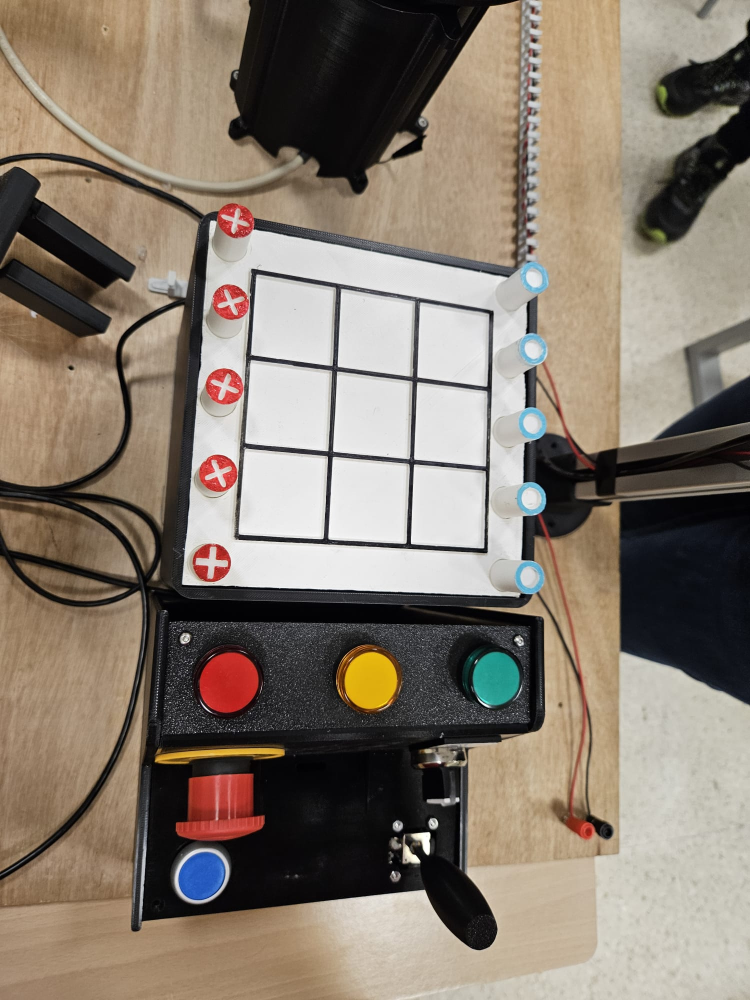
#> input picture images/image (1).jpeg, 1500 x 2000 px, given in place of the camera (shown at 1/2 size)
$ python tictactoe_camera.py
#> lines starting #> are read from the running program, lines starting #| are printed output that depends on the picture; after the words box and inside, x2 and y2 are one past the last pixel; in counts of white or black regions, pixels touching at a corner belong together
#> in run_camera_detection, frame is the input picture: shape (2000, 1500, 3); mean B, G, R 110.5, 123.4, 135.2
"""
Tres en Raya — Detección con Cámara en Vivo
============================================
Captura fotos desde la cámara del ordenador y detecta el estado del tablero.

Uso:
    python tictactoe_camera.py
    python tictactoe_camera.py --camera 0      # seleccionar cámara específica
    python tictactoe_camera.py --debug         # modo debug
    python tictactoe_camera.py --visualize     # guardar imágenes anotadas

Controles:
    ESPACIO  - Capturar foto y analizar tablero
    Q        - Salir
    S        - Guardar última captura
    C        - Limpiar resultado mostrado

Dependencias:
    pip install opencv-python numpy
"""

import cv2
import numpy as np
import argparse
import sys
import time
from pathlib import Path
from datetime import datetime

# Importar la función de análisis del módulo principal
from tictactoe_vision_v3 import analyze, board_to_string


# ──────────────────────────────────────────────────────────────────────────────
# UTILIDADES DE VISUALIZACIÓN
# ──────────────────────────────────────────────────────────────────────────────

# [76 lines left out: function draw_result_overlay, not called in this run]


def draw_instructions(frame):
    """
    Dibuja las instrucciones de uso en la parte inferior del frame.
    """
    h, w = frame.shape[:2]
    instructions = [
        "ESPACIO: Capturar y analizar",
        "S: Guardar captura",
        "C: Limpiar resultado",
        "Q: Salir"
    ]

    y_start = h - 120
    cv2.rectangle(frame, (10, y_start - 10), (w - 10, h - 10), (0, 0, 0), -1)
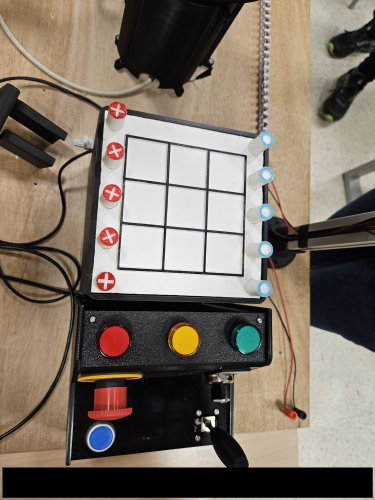
#> frame: shape (2000, 1500, 3) (shown at 1/4 size); mean B, G, R 101.9, 113.5, 124.3

    for i, text in enumerate(instructions):
        y = y_start + i * 25
        cv2.putText(frame, text, (20, y),
                    cv2.FONT_HERSHEY_SIMPLEX, 0.5, (255, 255, 255), 1)
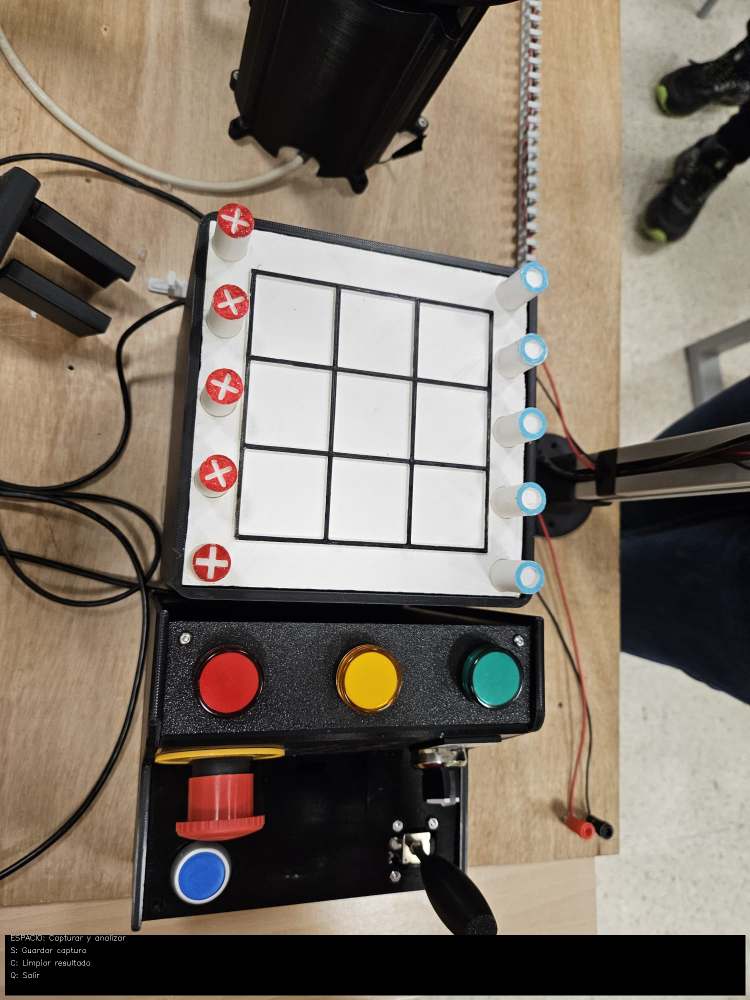
#> frame: shape (2000, 1500, 3) (shown at 1/2 size); 0.04% of pixels changed, all inside (x1, y1, x2, y2) = (22, 1869, 251, 1957)

    return frame


# ──────────────────────────────────────────────────────────────────────────────
# APLICACIÓN PRINCIPAL
# ──────────────────────────────────────────────────────────────────────────────

def run_camera_detection(camera_id=0, debug=False, visualize=False):
    """
    Ejecuta la aplicación de detección con cámara en vivo.
    """
    # Abrir cámara
    cap = cv2.VideoCapture(camera_id)

    if not cap.isOpened():
        print(f"[ERROR] No se puede abrir la cámara {camera_id}", file=sys.stderr)
        sys.exit(1)

    # Configurar resolución (opcional)
    cap.set(cv2.CAP_PROP_FRAME_WIDTH, 1280)
    cap.set(cv2.CAP_PROP_FRAME_HEIGHT, 720)

    print(f"[INFO] Cámara {camera_id} abierta correctamente")
    print("[INFO] Presiona ESPACIO para capturar y analizar")
    print("[INFO] Presiona Q para salir")

    window_name = "Tic Tac Toe - Detección con Cámara"
    cv2.namedWindow(window_name, cv2.WINDOW_NORMAL)

    last_result = None
    last_capture = None
    capture_count = 0

    while True:
        ret, frame = cap.read()

        if not ret:
            print("[ERROR] No se puede leer el frame de la cámara")
            break

        # Crear copia para mostrar
        display_frame = frame.copy()

        # Si hay un resultado previo, dibujarlo
        if last_result is not None:
            display_frame = draw_result_overlay(display_frame, last_result)

        # Dibujar instrucciones
        display_frame = draw_instructions(display_frame)

        # Mostrar frame
        cv2.imshow(window_name, display_frame)

        # Procesar teclas
        key = cv2.waitKey(1) & 0xFF
#> (key q is pressed here)

        if key == ord('q') or key == ord('Q'):
            # Salir
            print("[INFO] Saliendo...")
            break

        elif key == ord(' '):
            # Capturar y analizar
            print("\n" + "=" * 60)
            print("[INFO] Capturando foto...")

            # Guardar captura temporal
            temp_path = f"_temp_capture_{int(time.time())}.jpg"
            cv2.imwrite(temp_path, frame)
            last_capture = temp_path
            capture_count += 1

            print(f"[INFO] Analizando captura #{capture_count}...")

            try:
                # Analizar la imagen
                result = analyze(temp_path, debug=debug, visualize=visualize)

                # Mostrar resultado en consola
                print("\n📸 RESULTADO DEL ANÁLISIS:")
                print(f"   Tablero encontrado: {result['board_found']}")

                if result['board_found']:
                    # Solo guardar el resultado si se detectó un tablero
                    last_result = result

                    print("\n   Tablero detectado:")
                    syms = {None: '.', 'X': 'X', 'O': 'O'}
                    for row in result['board']:
                        print("   " + " | ".join(syms[c] for c in row))

                    print(f"\n   String: {board_to_string(result['board'])}")
                else:
                    # No guardar resultado si no se detectó tablero
                    print("   ⚠️  No se pudo detectar el tablero en la imagen")
                    print("   💡 Asegúrate de que el tablero esté completamente visible")

            except Exception as e:
                print(f"[ERROR] Error al analizar: {e}")
                last_result = None

            print("=" * 60 + "\n")

        elif key == ord('s') or key == ord('S'):
            # Guardar última captura
            if last_capture:
                timestamp = datetime.now().strftime("%Y%m%d_%H%M%S")
                save_path = f"capture_{timestamp}.jpg"

                # Leer la captura temporal y guardarla con nombre permanente
                img = cv2.imread(last_capture)
                cv2.imwrite(save_path, img)

                print(f"[INFO] 💾 Captura guardada: {save_path}")
            else:
                print("[WARN] No hay ninguna captura para guardar")

        elif key == ord('c') or key == ord('C'):
            # Limpiar resultado
            last_result = None
            print("[INFO] Resultado limpiado")

    # Limpieza
    cap.release()
    cv2.destroyAllWindows()

    # Eliminar archivos temporales
    for temp_file in Path(".").glob("_temp_capture_*.jpg"):
        try:
            temp_file.unlink()
        except:
            pass

    print("[INFO] Aplicación cerrada")


# ──────────────────────────────────────────────────────────────────────────────
# CLI
# ──────────────────────────────────────────────────────────────────────────────

def main():
    parser = argparse.ArgumentParser(
        description="Detección de tablero de tres en raya con cámara en vivo")
    parser.add_argument("--camera", type=int, default=0,
                        help="ID de la cámara a usar (default: 0)")
    parser.add_argument("--debug", action="store_true",
                        help="Activar modo debug (guardar imágenes intermedias)")
    parser.add_argument("--visualize", action="store_true",
                        help="Guardar imágenes anotadas con resultados")
    args = parser.parse_args()

    run_camera_detection(args.camera, args.debug, args.visualize)


if __name__ == "__main__":
    main()

$ run again, on images/image (2).jpeg
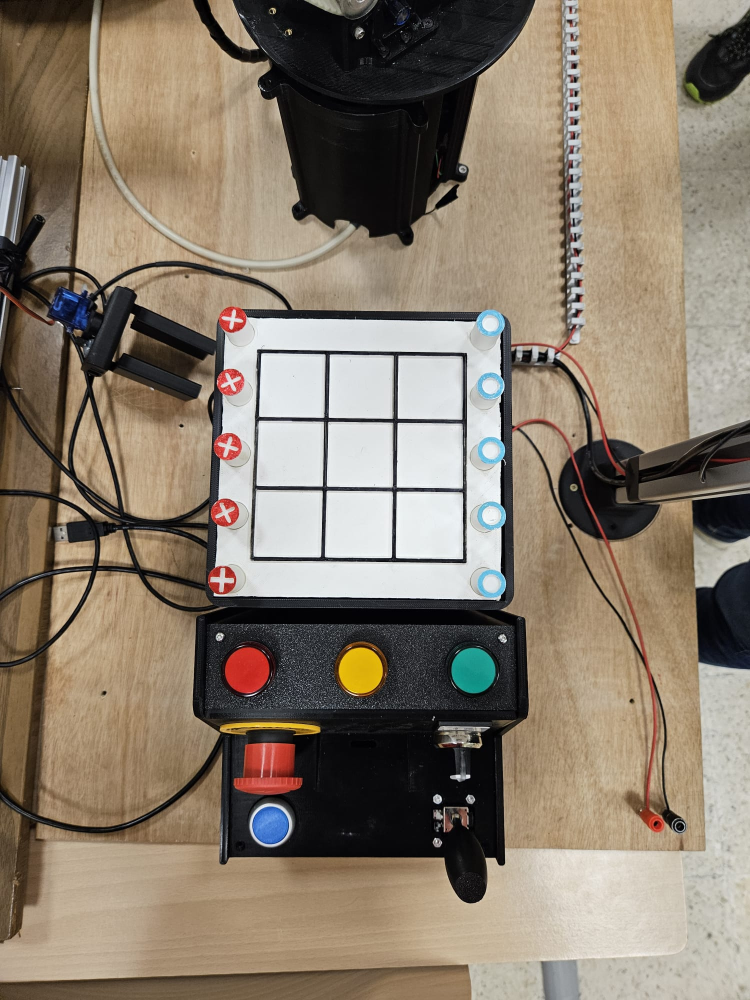
#> input picture images/image (2).jpeg, 1500 x 2000 px, given in place of the camera (shown at 1/2 size)
#> in run_camera_detection, frame is the input picture: shape (2000, 1500, 3); mean B, G, R 107.9, 123.8, 136.6
#> in draw_instructions, `cv2.rectangle(frame, (10, y_start - 10), (w - 10, h - 10), (0, 0, 0), ..`:
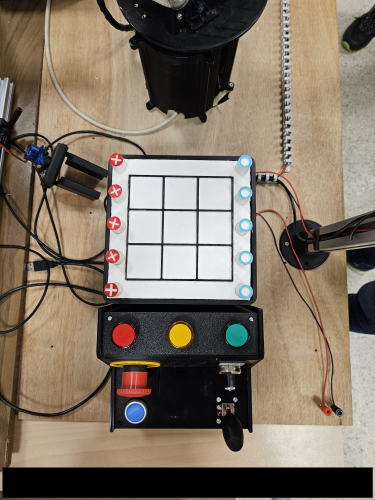
#> frame: shape (2000, 1500, 3) (shown at 1/4 size); mean B, G, R 100, 114.6, 126.5
#> after the loop in draw_instructions, `for i, text in enumerate(instructions):`:
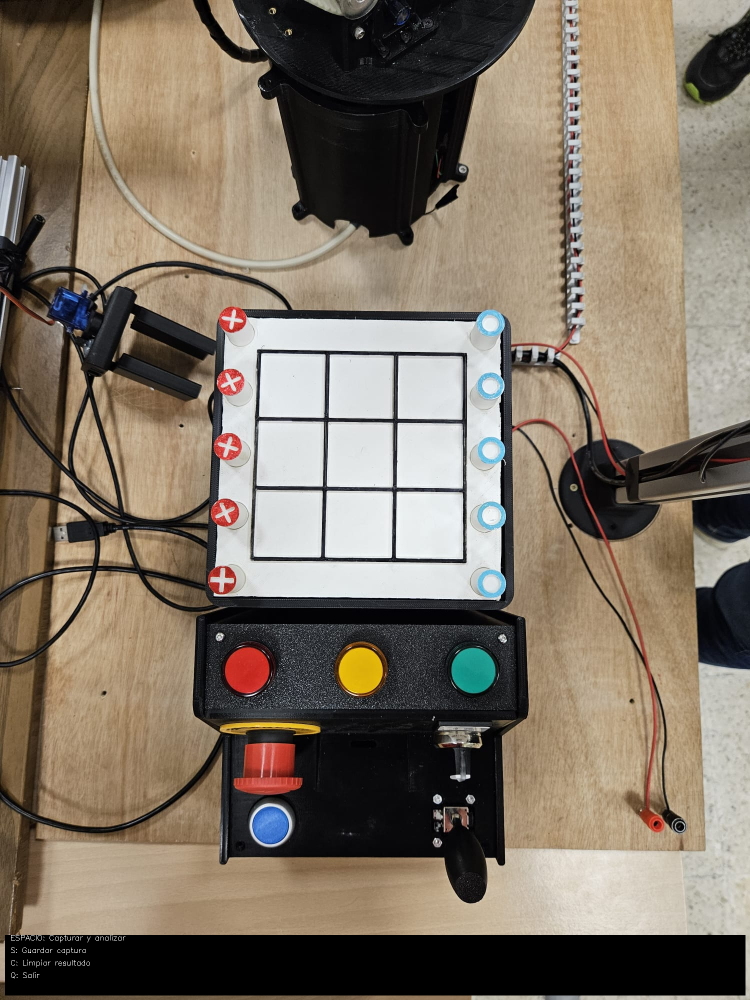
#> frame: shape (2000, 1500, 3) (shown at 1/2 size); 0.04% of pixels changed, all inside (x1, y1, x2, y2) = (22, 1869, 251, 1957)

$ run again, on images/image (3).jpeg
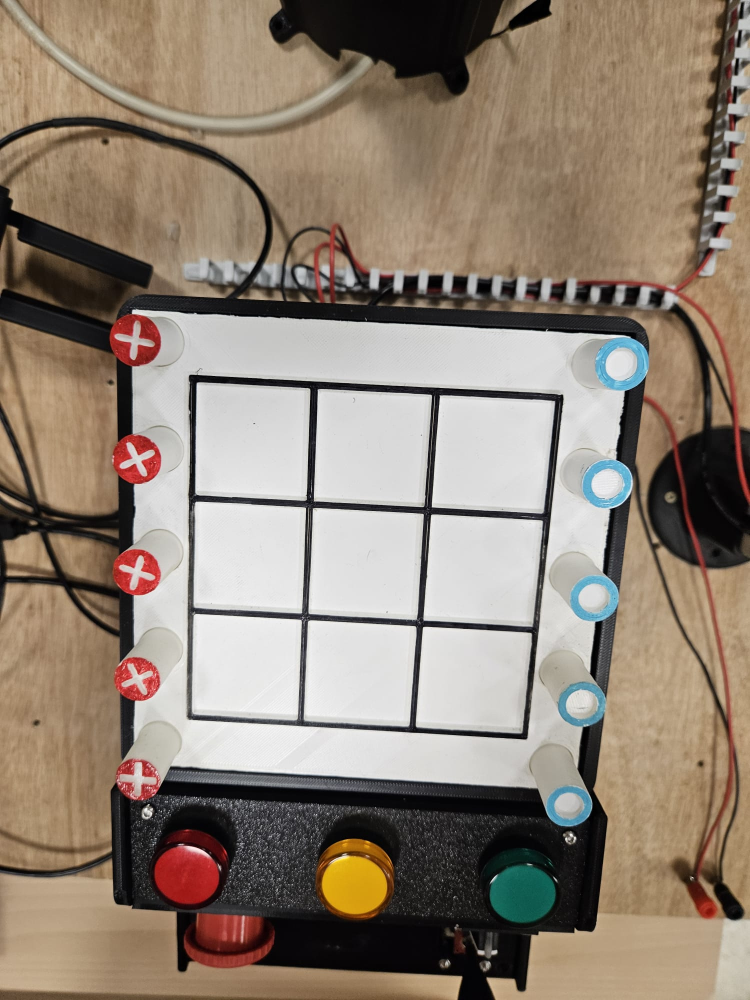
#> input picture images/image (3).jpeg, 1500 x 2000 px, given in place of the camera (shown at 1/2 size)
#> in run_camera_detection, frame is the input picture: shape (2000, 1500, 3); mean B, G, R 116.3, 130.4, 144.4
#> in draw_instructions, `cv2.rectangle(frame, (10, y_start - 10), (w - 10, h - 10), (0, 0, 0), ..`:
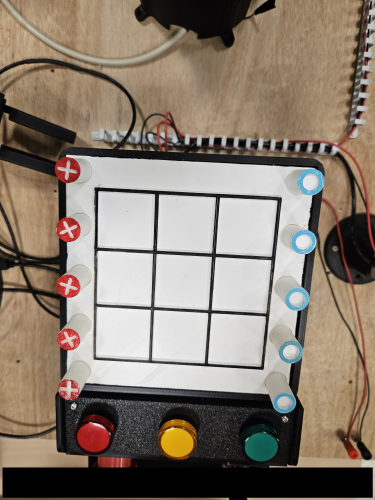
#> frame: shape (2000, 1500, 3) (shown at 1/4 size); mean B, G, R 111.1, 123.9, 136.6
#> after the loop in draw_instructions, `for i, text in enumerate(instructions):`:
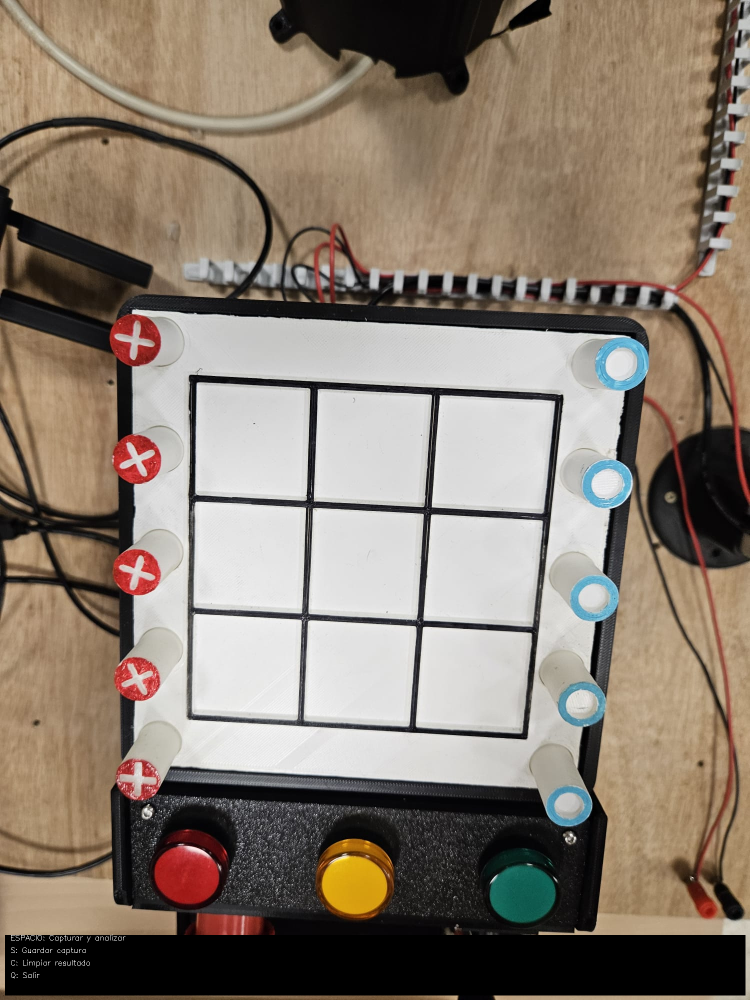
#> frame: shape (2000, 1500, 3) (shown at 1/2 size); 0.04% of pixels changed, all inside (x1, y1, x2, y2) = (22, 1869, 251, 1957)
